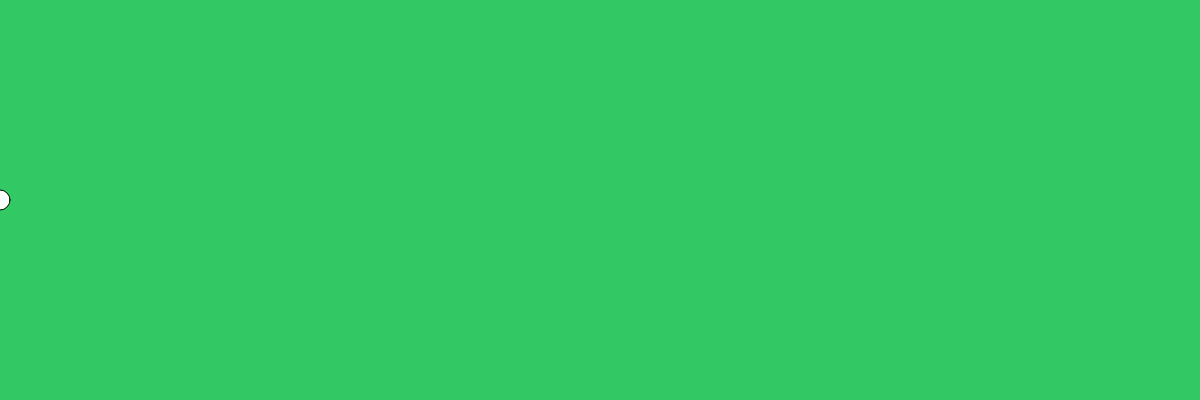
Frame 1 (no input)
Frame 60 (no input): identical to frame 1, image omitted
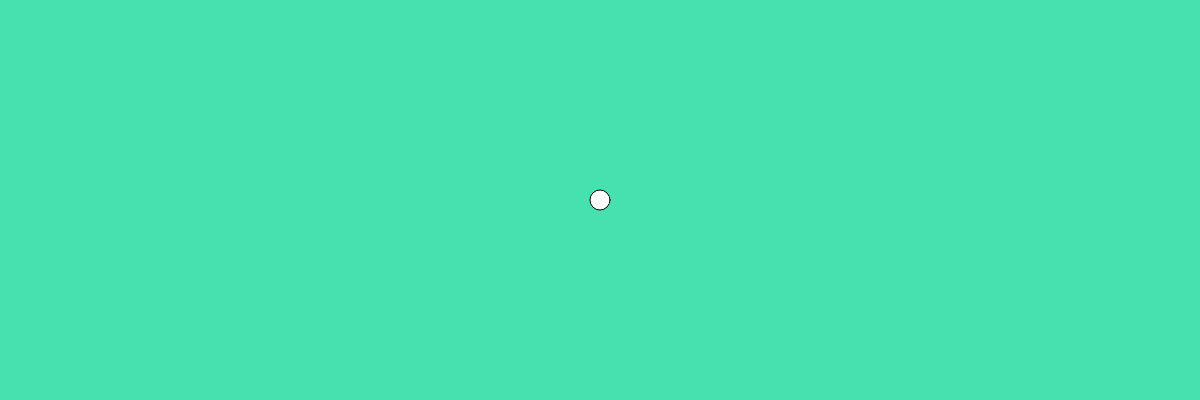
Frame 120 (the mouse pressed at the canvas centre since frame 60)

The p5.js sketch that drew these frames (run headless with seeded random() and noise() and a simulated clock; from frame 60 on, the mouse is pressed at the canvas centre):

// p5.js sketch
// ── sketch.js
var r = 50
var g = 200
var b = 100 


function setup() {
  createCanvas(1200,400);
  
}

function draw() {
  r = map(mouseX,0,1200,50,90)
  g = map(mouseX,0,1200,200,250)
  b = map(mouseX,0,1200,100,250)
background(r,g,b)
ellipse(mouseX,200,20,20)
}
